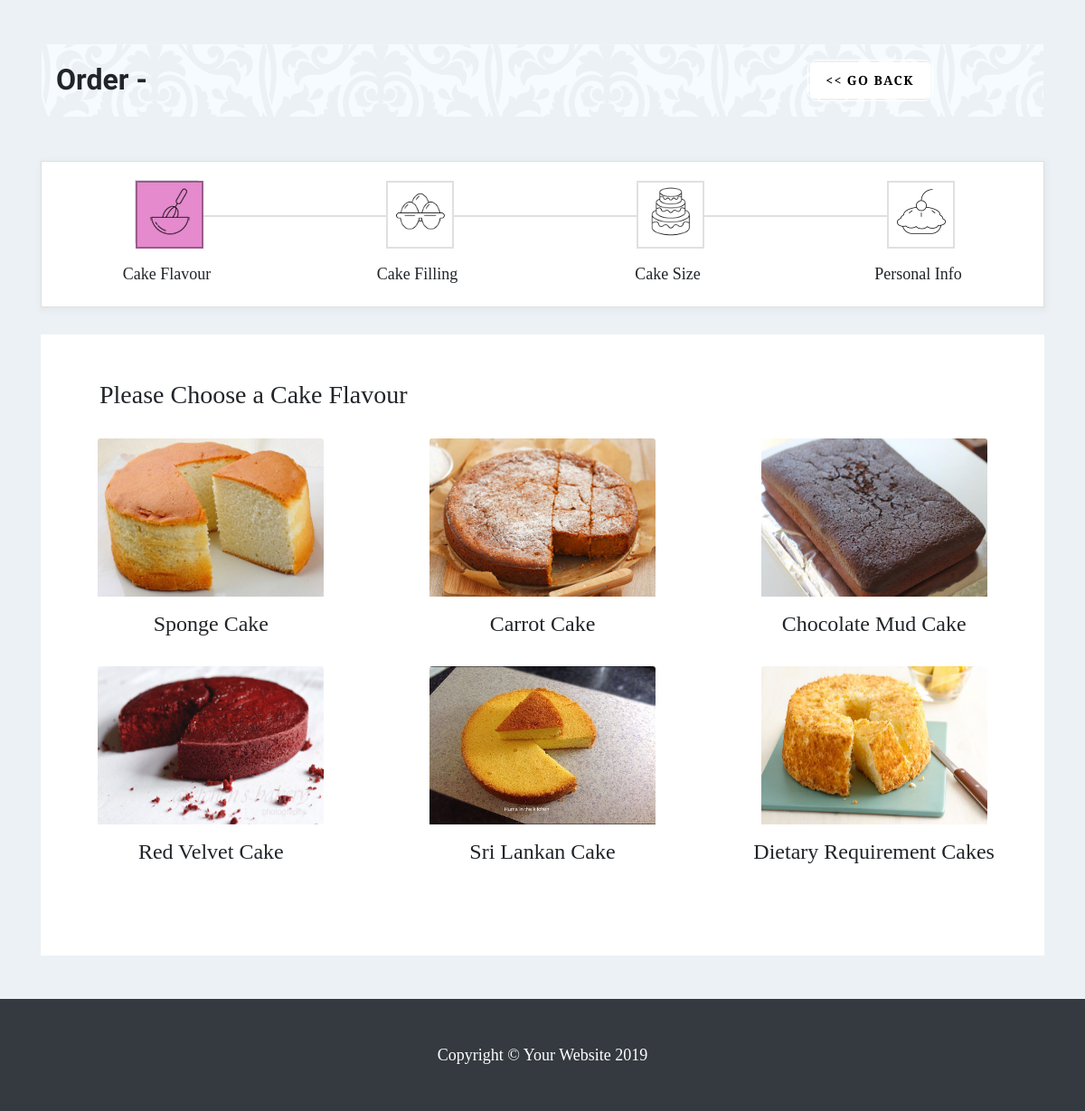
/order-design.php, run on an earlier commit of the app's database.
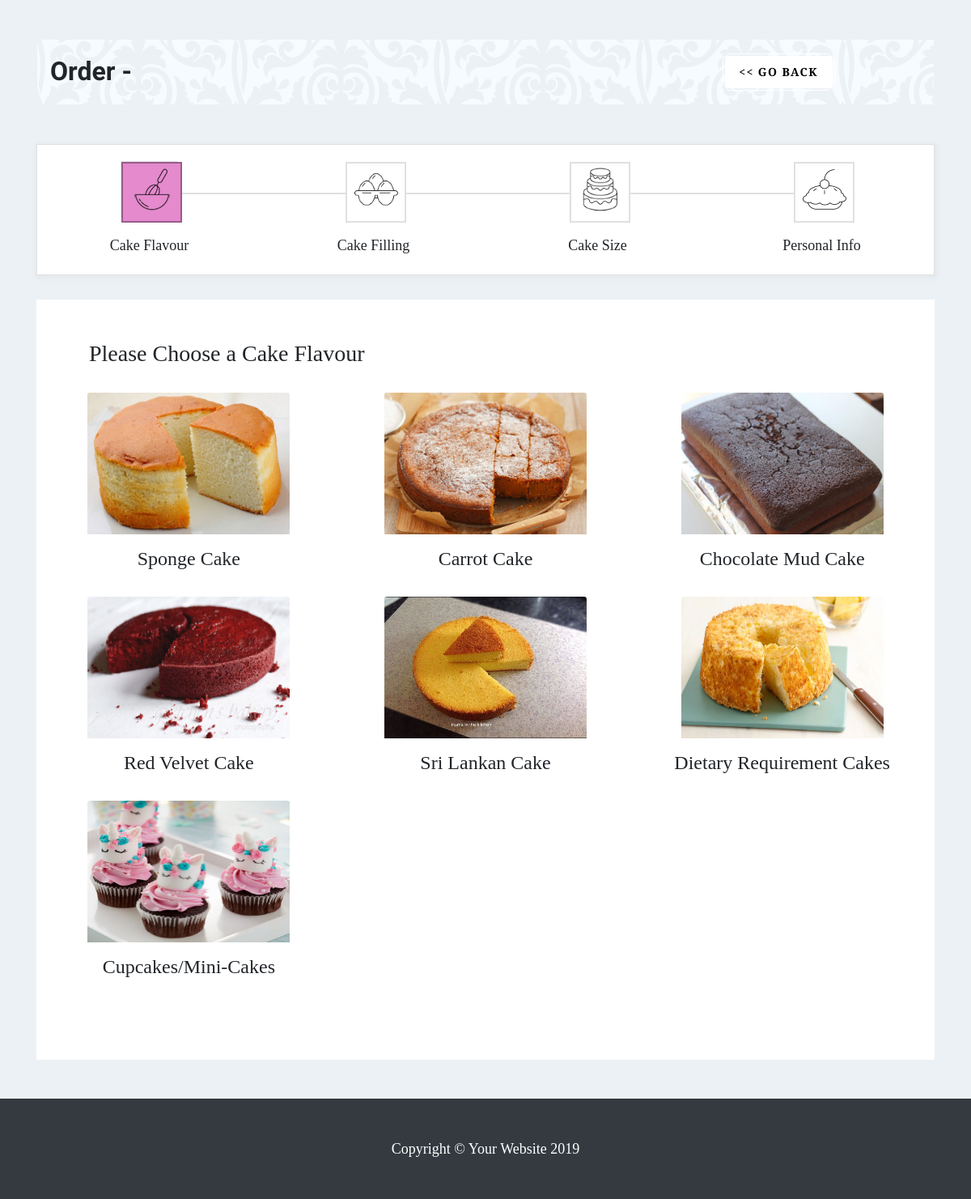
And on a later commit of the database.
### tables this page shows
CREATE TABLE `flavours` (
  `id` int(10) UNSIGNED NOT NULL,
  `parent_id` int(10) DEFAULT NULL,
  `name` varchar(100) NOT NULL,
  `slug` varchar(100) NOT NULL,
  `image` varchar(100) NOT NULL,
  `created_at` timestamp NOT NULL DEFAULT CURRENT_TIMESTAMP ON UPDATE CURRENT_TIMESTAMP
);

### inc/class.crud.php (called while the page is built, shortened)
<?php
    include_once 'config.php';
    class Flavour
    {
        public function __construct()
        {
            try {
                $this->con = new Database();
                $this->con = $this->con->dbConnection();
            } catch (Exception $e) {
                die("Error:" . $e->getMessage());
            }
        }
        function viewParentFlavours() {
            $sql = "SELECT * FROM flavours WHERE parent_id IS NULL";
            $stmt = $this->con->query($sql);
            $stmt->execute();
            $results = $stmt->fetchAll(PDO::FETCH_ASSOC);
            if ($results) {
                return $results;
            }
        }
    }

### inc/config.php (called while the page is built, shortened)
<?php
class Database
{
    private $host = "localhost";
    private $db_name = "dct";
	private $username = "root";
    private $password = "";
    public function dbConnection()
	{
	    $this->conn = null;
        try
		{
            $this->conn = new PDO("mysql:host=" . $this->host . ";dbname=" . $this->db_name, $this->username, $this->password);
			$this->conn->setAttribute(PDO::ATTR_ERRMODE, PDO::ERRMODE_EXCEPTION);
        }
		catch(PDOException $exception)
		{
            echo "Connection error: " . $exception->getMessage();
        }
        return $this->conn;
    }
}
?>

### order-design.php (the view, shortened to what this page needs)
<?php
	require_once 'inc/config.php';
	require_once 'inc/class.crud.php';
	$products = new Product();
	$product_details = $products->viewProductInfo($_GET['product_id']);
	extract($product_details);
	$flavours = new Flavour();
	$flavour_details = $flavours->viewParentFlavours();
?>
<!DOCTYPE html>
<html lang="en">
<head>
	<?php include('layout-header.php');?>
	<link href="vendor/datepicker/css/gijgo.min.css" rel="stylesheet" type="text/css" />
</head>
<body class="order-cake">
	<div class="container">
		<div class="cake-designs my-5" id="order-design">
			<div class="row">
				<div class="col-lg-9">
					<h1>Order - <?php echo $name; ?></h1>
				</div>
				<div class="col-lg-3">
					<a href="javascript:history.go(-1)" class="btn main-btn"><< GO BACK</a>
				</div>
			</div>
		</div>
		<div class="my-5">
			<div class="row">
				<div class="col-lg-12 mx-auto d-block">
					<form class="form cf cake-flavours" id="order-design-form" method="post" action="inc/order-design-submit.php">
						<div class="wizard">
							<div class="wizard-inner">
								<div class="connecting-line"></div>
								<ul class="nav nav-tabs" role="tablist">
									<li role="presentation" class="nav-item text-center mx-auto">
										<a href="#step1" data-toggle="tab" aria-controls="step1" role="tab" title="Step 1" class="nav-link active">
											<span class="round-tab">
												<img src="img/step-1b.png">
											</span>
										</a>
										<p> Cake Flavour</p>
									</li>
									<li role="presentation" class="nav-item text-center mx-auto">
										<a href="#step2" data-toggle="tab" aria-controls="step2" role="tab" title="Step 2" class="nav-link disabled">
											<span class="round-tab">
												<img src="img/step-2b.png">
											</span>
										</a>
										<p> Cake Filling</p>
									</li>
									<li role="presentation" class="nav-item text-center mx-auto">
										<a href="#step3" data-toggle="tab" aria-controls="step3" role="tab" title="Step 3" class="nav-link disabled">
											<span class="round-tab">
												<img src="img/step-3b.png">
											</span>
										</a>
										<p> Cake Size</p>
									</li>
									<li role="presentation" class="nav-item text-center mx-auto">
										<a href="#step4" data-toggle="tab" aria-controls="step4" role="tab" title="Step 4" class="nav-link disabled">
											<span class="round-tab">
												<img src="img/step-4b.png">
											</span>
										</a>
										<p> Personal Info</p>
									</li>
								</ul>
							</div>
							<div class="tab-content">
								<div class="tab-pane active" role="tabpanel" id="step1">
									<h3 class="text-md-left pb-4">Please Choose a Cake Flavour</h3>
									<div class="row">
										<?php foreach ($flavour_details as $row) { ?>
											<div class="col-lg-4 mb-4">
												<label class="img-label mx-auto d-block">
													<img class="card-img-top img-fluid mx-auto d-block" src="img/cake-flavours/<?php echo $row['image'];?>" alt="" style="width: 250px;height: 175px;">
													<h4 class="px-3 pt-3 m-0 text-center"><?php echo $row['name'];?></h4>
												</label>
											</div>
										<?php } ?>
									</div>
									<ul class="list-inline text-md-left sub-cr">
									</ul>
								</div>
							</div>
						</div>
					</form>
				</div>
			</div>
		</div>
	</div>
	<?php include('footer.php'); ?>
</body>
</html>

What changed in the data, as far as the page shows it:
added flavours: image (picture), name "Cupcakes/Mini-Cakes"
